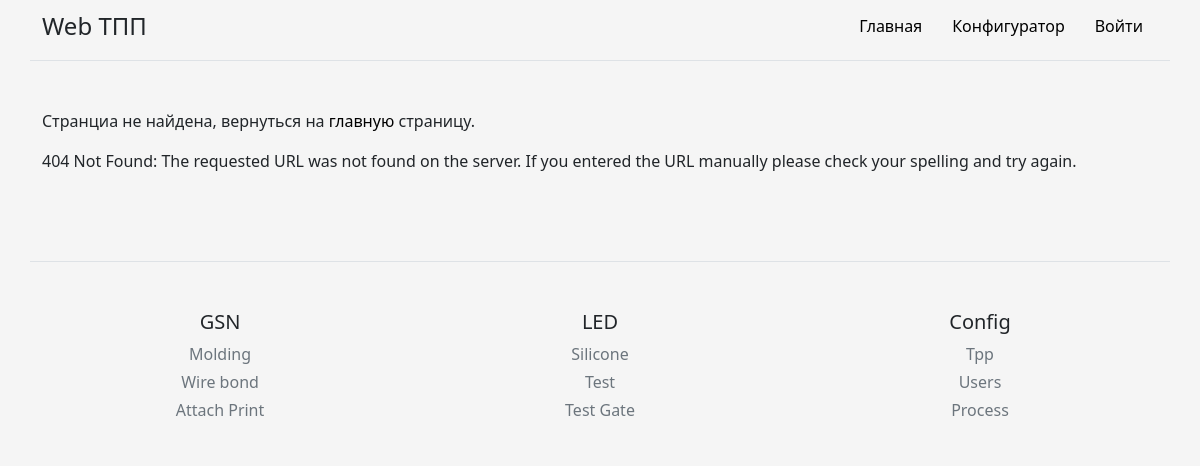
The app's page /Wire bond/uph/3 with its own data.
### models.py (models this page shows, shortened)
class Process(db.Model):
    id = db.Column(db.Integer, primary_key=True)
    process = db.Column(db.Text, nullable=False)
    branch = db.Column(db.Text, nullable=False)

### routes.py (the view)
@app_routes.route('/<string:process>/uph/<int:id>', methods=["POST", "GET"])
def update_uph(process, id):
    from main import db
    from models import Process, Tpp_config, Uph
    form = UpdateUph()
    branch_footer = db.session.query(Process).group_by(Process.branch).all()
    process_footer = db.session.query(Process).all()
    tpp_name = db.session.query(Tpp_config).filter_by(del_status=True).all()
    data_uph = db.session.query(Uph).filter_by(id=id).all()
    uph_to_update = db.session.query(Uph).get_or_404(id)
    if request.method == "POST":
        uph_to_update.plan_uph = request.form["uph"]
        uph_to_update.process_id = db.session.query(Process.id).filter_by(process=process).all()
        uph_to_update.tpp_id = id
        try:
            db.session.commit()
            return redirect(f'/{process}/uph')
        except:
            return "При обновлении произошла ошибка"
    return render_template('config_folder/update_uph.html', form=form, data_uph=data_uph, process=process, tpp_name=tpp_name, branch_footer=branch_footer, process_footer=process_footer)

### routes.py (called while the page is built)
@app_routes.errorhandler(404)
def page_not_found(error):
    from main import db
    from models import Process
    branch_footer = db.session.query(Process).group_by(Process.branch).all()
    process_footer = db.session.query(Process).all()
    return render_template('404.html', error=error, branch_footer=branch_footer, process_footer=process_footer)

### templates/404.html (shortened to what this page needs)
{% extends 'base.html' %}
{% block body %}
<div class = "container py-4">
  <p>Странциа не найдена, вернуться на <a href="/">главную</a> страницу.</p>
  <p>{{error}}</p>
</div>
{% endblock %}

### templates/base.html (shortened to what this page needs)
<!DOCTYPE html>
<html lang="en">
  <head>
    <link rel="stylesheet" href="https://cdn.jsdelivr.net/npm/bootstrap@5.1.0/dist/css/bootstrap.min.css">
    <link rel="stylesheet" href="{{ url_for('static', filename='css/main.css') }}">
  </head>
<body>
  <div class="py-2 container d-flex flex-column flex-md-row align-items-center pb-3 mb-4 border-bottom">
      <span class="fs-4">Web ТПП</span>
      <nav class="d-inline-flex mt-2 mt-md-0 ms-md-auto">
        <a class="nav__link" href="/">Главная</a>
        <a class="nav__link" href="/config_tpp">Конфигуратор</a>
        {% if current_user.is_anonymous %}
        <a class="nav__link" href="/login">Войти</a>
        {% else %}
        <a class="nav__link" href="/logout">Выйти</a>
        {% endif %}
      </nav>
    </div>
{% block body %}{% endblock %}
</body>
<footer class="container pt-4 my-md-5 pt-md-5 border-top">
    <div class="text-center row">
        {% for item in branch_footer %}
        <div class="col-6 col-md">
            <h5>{{item.branch}}</h5>
            <ul class="list-unstyled text-small">
                {% for i in process_footer %}
                {% if i.branch == item.branch %}
                <li class="mb-1"><a class="link-secondary text-decoration-none" href="/{{i.process}}">{{i.process}}</a></li>
                {% endif%}
                {% endfor %}
            </ul>
        </div>
        {% endfor %}
      <div class="col-6 col-md">
        <h5>Config</h5>
        <ul class="list-unstyled text-small">
          <li class="mb-1"><a class="link-secondary text-decoration-none" href="{{ url_for('.config_tpp') }}">Tpp</a></li>
          <li class="mb-1"><a class="link-secondary text-decoration-none" href="{{ url_for('.config_user') }}">Users</a></li>
          <li class="mb-1"><a class="link-secondary text-decoration-none" href="{{ url_for('.add_process') }}">Process</a></li>
        </ul>
      </div>
    </div>
</footer>
</html>

### static/css/main.css (style rules this page uses)
html, body { height: 100%; background-color: #f5f5f5; }
.td, a { text-decoration: none; text-align: center; color: black; }
.nav__link { display: inline-block; vertical-align: top; margin: 0 15px; position: relative; color: rgb(0, 0, 0); text-decoration: none; transition: color .1s linear; }
.nav__link:after { content: ""; display: block; width: 100%; height: 3px; opacity: 0; background-color: #656872; position: absolute; top: 100%; left: 0; z-index: 1; transition: opacity .1s linear; }

### records on screen
Process: branch "GSN", process "Molding"
Process: process "Wire bond"
Process: process "Attach Print"
Process: branch "LED", process "Silicone"
Process: process "Test"
Process: process "Test Gate"

### other values on screen
{{ error }} "404 Not Found: The requested URL was not found on the server. If you entered the URL manually please check your spelling and try again."
